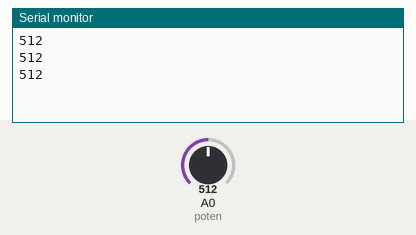
A sketch run on a simulated Arduino Uno, built with avr-gcc and run on an emulated ATmega328P. Shown: the last lines printed to the serial monitor. The inputs (shaded band) are chosen by the test bench; at power-on: A0 (poten) = 512.

Above: at 1.3 s.
1.4 s: A0 (poten) set to 716
At 1.9 s:
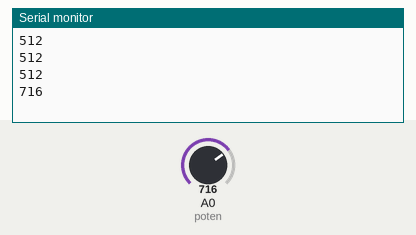
2.9 s: A0 (poten) set to 900
At 3.4 s:
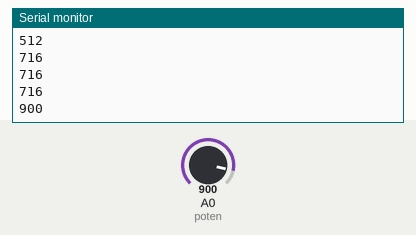
Timing chart, 0 to 5.9 s (numbered marks = the images above; inputs shaded):
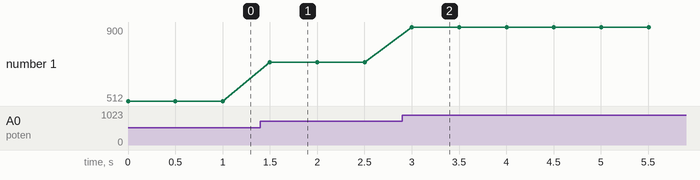

The sketch:

6-potentiometer_analogRead.ino
```cpp
/*
    Author: Quang Tran
    Date: June 2nd, 2019

    Note: This program will read a value from the potentiometer every 500ms
*/

const int poten = 0;
int value = 0;

void setup() {
  pinMode(poten, INPUT);
  Serial.begin(9600);
}

void loop() {
  value = analogRead(poten);
  Serial.println(value);
  delay(500);
}
```

Measured:
- after the input at 1.4 s, the serial monitor: prints a new line after 0.10 s (image 1)
- after the input at 2.9 s, the serial monitor: prints a new line after 0.10 s (image 2)
- plotted number 1: 512 → 716 after the input at 1.4 s, 716 → 900 after the input at 2.9 s
